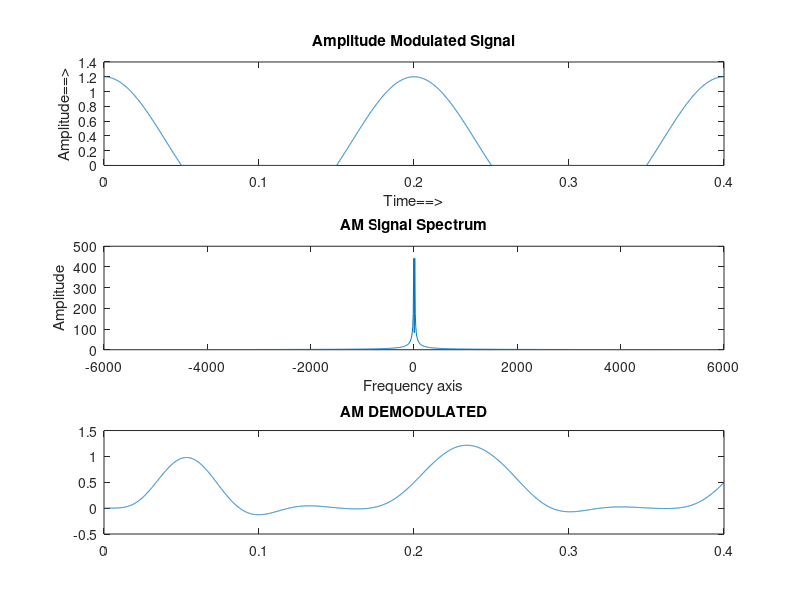

MATLAB code to generate this figure:
clc;close all;clear all;

fs=10000;%sampling frequency
 
 
N=1024;%number of samples
 
AM=1;
 
fc=input('Input the carrier frequency :');
fm=input('Input the amplitude frequency :');
t=0:1/fs:(2/fm)-1/fs;
AC=input('Input amplitude of carrier wave :');
m=AM/AC;
c=cos(2*pi*fc*t);%carrier signal
x=cos(2*pi*fm*t);%modulation signal
 
y=((1+m*x).*c);%modulated signal
 
%Spectrum of modulated signal
 
Y=fft(y,N);
f=[((-(N-1)/2)*fs)/N:fs/N:(((N-1)/2)*fs)/N];%frequency axis

 
% % Demodulation (envelope detection)
for i=1:length(y)
    if y(i)<0
        y(i)=0;
    end
end
[b,a]=butter(5,2*pi*fm/fs);
out_demod=filter(b,a,y);

figure(1)
subplot(311)
plot(t,y) ;
title('Amplitude Modulated Signal');
xlabel('Time==>');
ylabel('Amplitude==>');
subplot(312)
plot(f,fftshift(abs(Y))) ;
title('AM Signal Spectrum');
xlabel('Frequency axis');
ylabel('Amplitude');
subplot(313)
plot(t,out_demod);
title('AM DEMODULATED');

